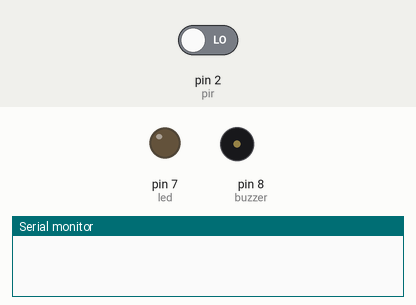
Bench run of a sketch on a simulated Arduino Uno, built with avr-gcc and run on an emulated ATmega328P. Shown: output pins drawn as LEDs (lit = HIGH), buzzer (waves = sounding), the last lines printed to the serial monitor. The inputs (shaded band) are chosen by the test bench; at power-on: pin 2 (pir) LOW.

Above: at 1.2 s.
1.3 s: pin 2 (pir) driven HIGH
At 1.8 s:
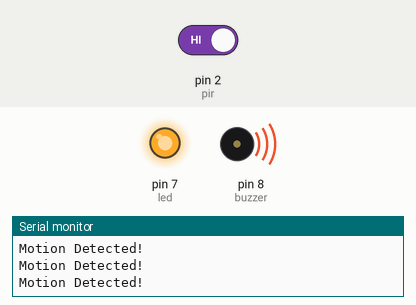
2.8 s: pin 2 (pir) driven LOW
At 3.1 s:
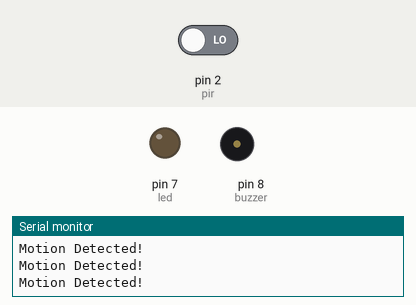
Timing chart, 0 to 5.8 s (numbered marks = the images above; inputs shaded):
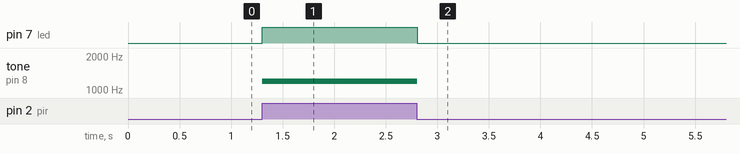

The sketch:

INTRUDER_ALARM_.ino
```cpp
const int pir = 2;
const int led = 7;
const int buzzer = 8;

void setup() {

  pinMode(pir, INPUT);
  pinMode(led, OUTPUT);

  Serial.begin(9600);

}

void loop() {

  if(digitalRead(pir)==HIGH){

    Serial.println("Motion Detected!");

    digitalWrite(led,HIGH);

    tone(buzzer,1200);

  }

  else{

    digitalWrite(led,LOW);

    noTone(buzzer);

  }

}
```

Measured:
- after the input at 1.3 s, pin 7 (led): LOW → HIGH at once; tone on pin 8 (buzzer): silent → 1200 Hz at once
- after the input at 2.8 s, pin 7 (led): HIGH → LOW at once; tone on pin 8 (buzzer): 1200 Hz → silent at once
